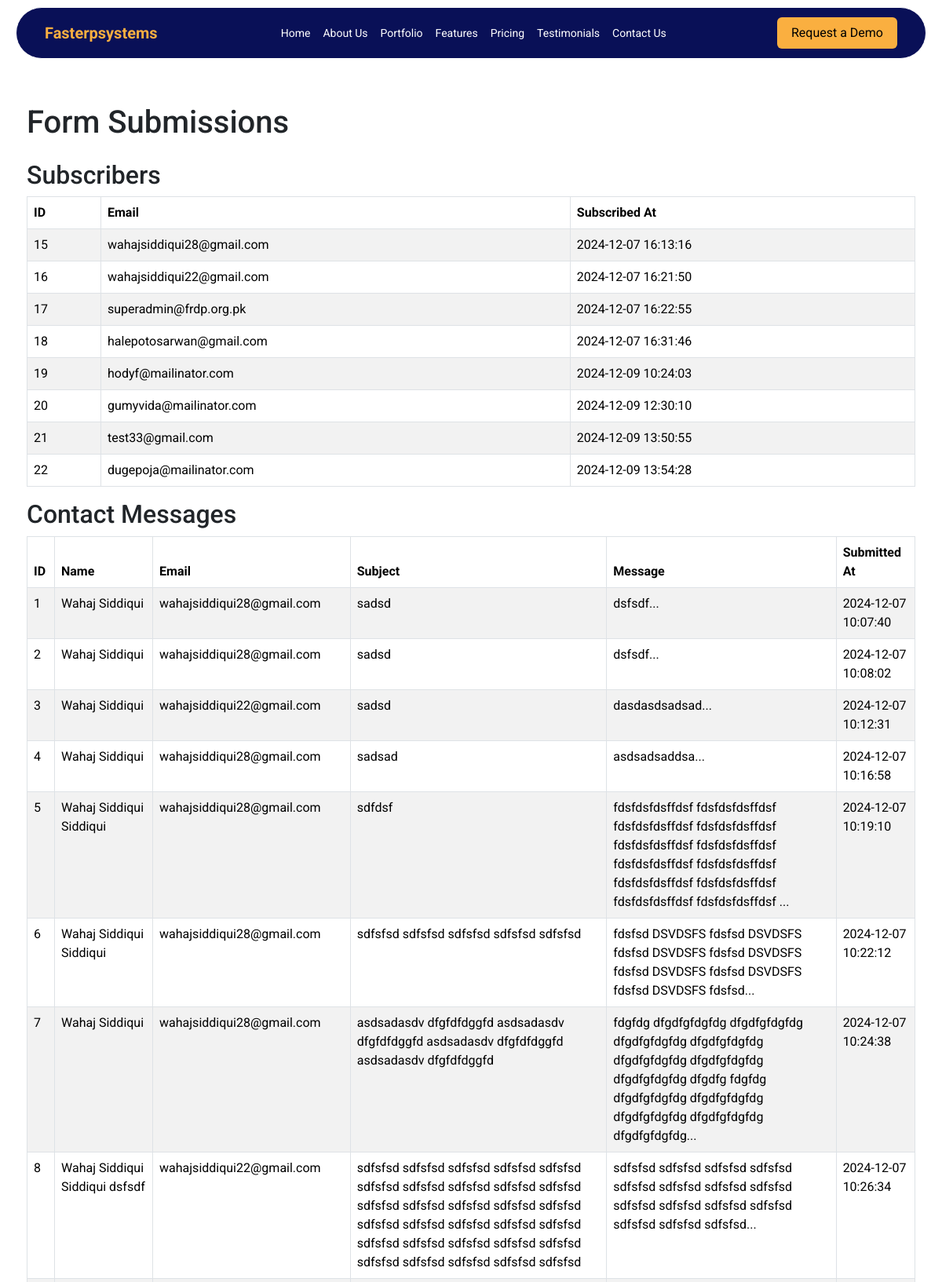
Page /view_data.php (upper part) on the committed database.
### tables this page shows
CREATE TABLE `subscribers` (
  `id` int(11) NOT NULL AUTO_INCREMENT,
  `email` varchar(255) NOT NULL,
  `subscribed_at` timestamp NOT NULL DEFAULT CURRENT_TIMESTAMP,
  PRIMARY KEY (`id`),
  UNIQUE KEY `email` (`email`),
  UNIQUE KEY `email_2` (`email`)
);

CREATE TABLE `contact_messages` (
  `id` int(11) NOT NULL AUTO_INCREMENT,
  `name` varchar(255) NOT NULL,
  `email` varchar(255) NOT NULL,
  `subject` varchar(255) NOT NULL,
  `message` text NOT NULL,
  `created_at` timestamp NOT NULL DEFAULT CURRENT_TIMESTAMP,
  PRIMARY KEY (`id`)
);

### view_data.php (the view, shortened to what this page needs)
<?php
include('include/header.php');
include('db.php');
?>
    <div class="container mt-5">
        <h1 class="mb-4">Form Submissions</h1>
        <h2>Subscribers</h2>
        <table class="table table-bordered table-striped">
            <thead>
                <tr>
                    <th>ID</th>
                    <th>Email</th>
                    <th>Subscribed At</th>
                </tr>
            </thead>
            <tbody>
                <?php
                $query = "SELECT * FROM subscribers";
                $result = mysqli_query($conn, $query);
                while ($row = mysqli_fetch_assoc($result)) {
                    echo "<tr>
                        <td>{$row['id']}</td>
                        <td>{$row['email']}</td>
                        <td>{$row['subscribed_at']}</td>
                    </tr>";
                }
                ?>
            </tbody>
        </table>
        <h2>Contact Messages</h2>
        <table class="table table-bordered table-striped">
            <thead>
                <tr>
                    <th>ID</th>
                    <th>Name</th>
                    <th>Email</th>
                    <th>Subject</th>
                    <th>Message</th>
                    <th>Submitted At</th>
                </tr>
            </thead>
            <tbody>
                <?php
                $query = "SELECT * FROM contact_messages";
                $result = mysqli_query($conn, $query);
                while ($row = mysqli_fetch_assoc($result)) {
                    $message = $row['message'];
                    $words = explode(' ', $message);
                    $shortMessage = implode(' ', array_slice($words, 0, 15));
                    echo "<tr>
                        <td>{$row['id']}</td>
                        <td>{$row['name']}</td>
                        <td>{$row['email']}</td>
                        <td>{$row['subject']}</td>
                        <td>{$shortMessage}...</td>
                        <td>{$row['created_at']}</td>
                    </tr>";
                }
                ?>
            </tbody>
        </table>
    </div>
<?php
include('include/footer.php');
?>

### assets/css/style.css (style rules this page uses)
* { padding: 0; margin: 0; list-style: none; text-decoration: none; box-sizing: border-box; }
body { font-family: "Roboto", sans-serif; position: relative; }
:root { --background-color: #ffffff; --default-color: #212529; --heading-color: #2d465e; --accent-color: #0d83fd; --surface-color: #ffffff; --contrast-color: #ffffff; --yellow-text: #faaf40; --darkBlue-text: #091057; }

### assets/css/responsive.css (style rules this page uses)
@media screen and (max-width: 1200px) { .container, .container-lg, .container-md, .container-sm { max-width: 1156px; } }

### rows in the picture
subscribers: id "15", email "wahajsiddiqui28@gmail.com", subscribed_at "2024-12-07 16:13:16"
subscribers: id "16", email "wahajsiddiqui22@gmail.com", subscribed_at "2024-12-07 16:21:50"
subscribers: id "17", email "superadmin@frdp.org.pk", subscribed_at "2024-12-07 16:22:55"
subscribers: id "18", email "halepotosarwan@gmail.com", subscribed_at "2024-12-07 16:31:46"
subscribers: id "19", email "hodyf@mailinator.com", subscribed_at "2024-12-09 10:24:03"
subscribers: id "20", email "gumyvida@mailinator.com", subscribed_at "2024-12-09 12:30:10"
subscribers: id "21", email "test33@gmail.com", subscribed_at "2024-12-09 13:50:55"
subscribers: id "22", email "dugepoja@mailinator.com", subscribed_at "2024-12-09 13:54:28"
contact_messages: id "1", name "Wahaj Siddiqui", email "wahajsiddiqui28@gmail.com", subject "sadsd", message "dsfsdf", created_at "2024-12-07 10:07:40"
contact_messages: id "2", name "Wahaj Siddiqui", email "wahajsiddiqui28@gmail.com", subject "sadsd", message "dsfsdf", created_at "2024-12-07 10:08:02"
contact_messages: id "3", name "Wahaj Siddiqui", email "wahajsiddiqui22@gmail.com", subject "sadsd", message "dasdasdsadsad", created_at "2024-12-07 10:12:31"
contact_messages: id "4", name "Wahaj Siddiqui", email "wahajsiddiqui28@gmail.com", subject "sadsad", message "asdsadsaddsa", created_at "2024-12-07 10:16:58"
contact_messages: id "5", name "Wahaj Siddiqui Siddiqui", email "wahajsiddiqui28@gmail.com", subject "sdfdsf", message "fdsfdsfdsffdsf fdsfdsfdsffdsf fdsfdsfdsffdsf fdsfdsfdsffdsf fdsfdsfdsffdsf fdsfdsfdsffdsf fdsfdsfdsffdsf fdsfdsfdsffdsf fdsfdsfdsffdsf fdsfdsfdsffdsf fdsfdsfdsffdsf fdsfdsfdsffdsf", created_at "2024-12-07 10:19:10"
contact_messages: id "6", name "Wahaj Siddiqui Siddiqui", email "wahajsiddiqui28@gmail.com", subject "sdfsfsd sdfsfsd sdfsfsd sdfsfsd sdfsfsd", shortMessage "fdsfsd DSVDSFS fdsfsd DSVDSFS fdsfsd DSVDSFS fdsfsd DSVDSFS fdsfsd DSVDSFS fdsfsd DSVDSFS fdsfsd DSVDSFS fdsfsd", created_at "2024-12-07 10:22:12"
contact_messages: id "7", name "Wahaj Siddiqui", email "wahajsiddiqui28@gmail.com", subject "asdsadasdv dfgfdfdggfd asdsadasdv dfgfdfdggfd asdsadasdv dfgfdfdggfd asdsadasdv dfgfdfdggfd", shortMessage "fdgfdg dfgdfgfdgfdg dfgdfgfdgfdg dfgdfgfdgfdg dfgdfgfdgfdg dfgdfgfdgfdg dfgdfgfdgfdg dfgdfgfdgfdg dfgdfg fdgfdg dfgdfgfdgfdg dfgdfgfdgfdg dfgdfgfdgfdg dfgdfgfdgfdg dfgdfgfdgfdg", created_at "2024-12-07 10:24:38"
contact_messages: id "8", name "Wahaj Siddiqui Siddiqui dsfsdf", email "wahajsiddiqui22@gmail.com", subject "sdfsfsd sdfsfsd sdfsfsd sdfsfsd sdfsfsd sdfsfsd sdfsfsd sdfsfsd sdfsfsd sdfsfsd sdfsfsd sdfsfsd sdfsfsd sdfsfsd sdfsfsd sdfsfsd sdfsfsd sdfsfsd sdfsfsd sdfsfsd sdfsfsd sdfsfsd sdfsfsd sdfsfsd sdfsfsd sdfsfsd sdfsfsd sdfsfsd sdfsfsd sdfsfsd", shortMessage "sdfsfsd sdfsfsd sdfsfsd sdfsfsd sdfsfsd sdfsfsd sdfsfsd sdfsfsd sdfsfsd sdfsfsd sdfsfsd sdfsfsd sdfsfsd sdfsfsd sdfsfsd", created_at "2024-12-07 10:26:34"
